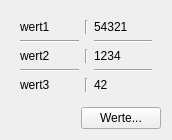
<?xml version="1.0" encoding="UTF-8"?>
<ui version="4.0">
 <class>ValueTableViewer</class>
 <widget class="QWidget" name="ValueTableViewer">
  <property name="geometry">
   <rect>
    <x>0</x>
    <y>0</y>
    <width>172</width>
    <height>120</height>
   </rect>
  </property>
  <property name="windowTitle">
   <string>Form</string>
  </property>
  <layout class="QGridLayout" name="gridLayout_2">
   <item row="1" column="0">
    <layout class="QHBoxLayout" name="horizontalLayout">
     <item>
      <spacer name="horizontalSpacer">
       <property name="orientation">
        <enum>Qt::Horizontal</enum>
       </property>
       <property name="sizeHint" stdset="0">
        <size>
         <width>40</width>
         <height>20</height>
        </size>
       </property>
      </spacer>
     </item>
     <item>
      <widget class="QPushButton" name="pushButton">
       <property name="text">
        <string>Werte...</string>
       </property>
      </widget>
     </item>
    </layout>
   </item>
   <item row="0" column="0">
    <widget class="QWidget" name="widget" native="true">
     <property name="sizePolicy">
      <sizepolicy hsizetype="Preferred" vsizetype="Expanding">
       <horstretch>0</horstretch>
       <verstretch>0</verstretch>
      </sizepolicy>
     </property>
     <layout class="QGridLayout" name="gridLayout">
      <item row="0" column="0">
       <widget class="QLabel" name="label">
        <property name="text">
         <string>wert1</string>
        </property>
       </widget>
      </item>
      <item row="0" column="1">
       <widget class="Line" name="line_3">
        <property name="orientation">
         <enum>Qt::Vertical</enum>
        </property>
       </widget>
      </item>
      <item row="0" column="2">
       <widget class="QLabel" name="label_2">
        <property name="text">
         <string>54321</string>
        </property>
       </widget>
      </item>
      <item row="1" column="0">
       <widget class="Line" name="line">
        <property name="orientation">
         <enum>Qt::Horizontal</enum>
        </property>
       </widget>
      </item>
      <item row="1" column="2">
       <widget class="Line" name="line_6">
        <property name="orientation">
         <enum>Qt::Horizontal</enum>
        </property>
       </widget>
      </item>
      <item row="2" column="0">
       <widget class="QLabel" name="label_3">
        <property name="text">
         <string>wert2</string>
        </property>
       </widget>
      </item>
      <item row="2" column="1">
       <widget class="Line" name="line_4">
        <property name="orientation">
         <enum>Qt::Vertical</enum>
        </property>
       </widget>
      </item>
      <item row="2" column="2">
       <widget class="QLabel" name="label_4">
        <property name="text">
         <string>1234</string>
        </property>
       </widget>
      </item>
      <item row="3" column="0">
       <widget class="Line" name="line_2">
        <property name="orientation">
         <enum>Qt::Horizontal</enum>
        </property>
       </widget>
      </item>
      <item row="3" column="2">
       <widget class="Line" name="line_7">
        <property name="orientation">
         <enum>Qt::Horizontal</enum>
        </property>
       </widget>
      </item>
      <item row="4" column="0">
       <widget class="QLabel" name="label_5">
        <property name="text">
         <string>wert3</string>
        </property>
       </widget>
      </item>
      <item row="4" column="1">
       <widget class="Line" name="line_5">
        <property name="orientation">
         <enum>Qt::Vertical</enum>
        </property>
       </widget>
      </item>
      <item row="4" column="2">
       <widget class="QLabel" name="label_6">
        <property name="text">
         <string>42</string>
        </property>
       </widget>
      </item>
     </layout>
    </widget>
   </item>
  </layout>
 </widget>
 <resources/>
 <connections/>
</ui>
